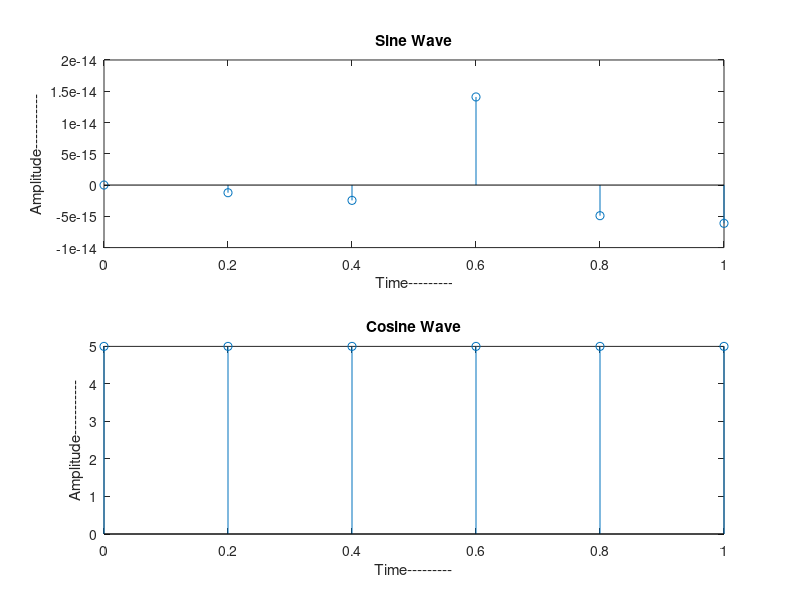

MATLAB code to generate this figure:
clc;
clear all;

fs=input('Enter sampling frequency : '); %%40
f=input('Enter signal frequency : '); %%2
a=input('Enter amplitude : '); %%2

%%generation of sine signal

t=0:(1/fs):1;
y=a*sin(2*pi*f*t);
subplot(2,1,1);
stem(t,y);
xlabel('Time---------');
ylabel('Amplitude-----------');
title('Sine Wave');

%%generation of cosine signal

t=0:(1/fs):1;
y=a*cos(2*pi*f*t);
subplot(2,1,2);
stem(t,y);
xlabel('Time---------');
ylabel('Amplitude-----------');
title('Cosine Wave');